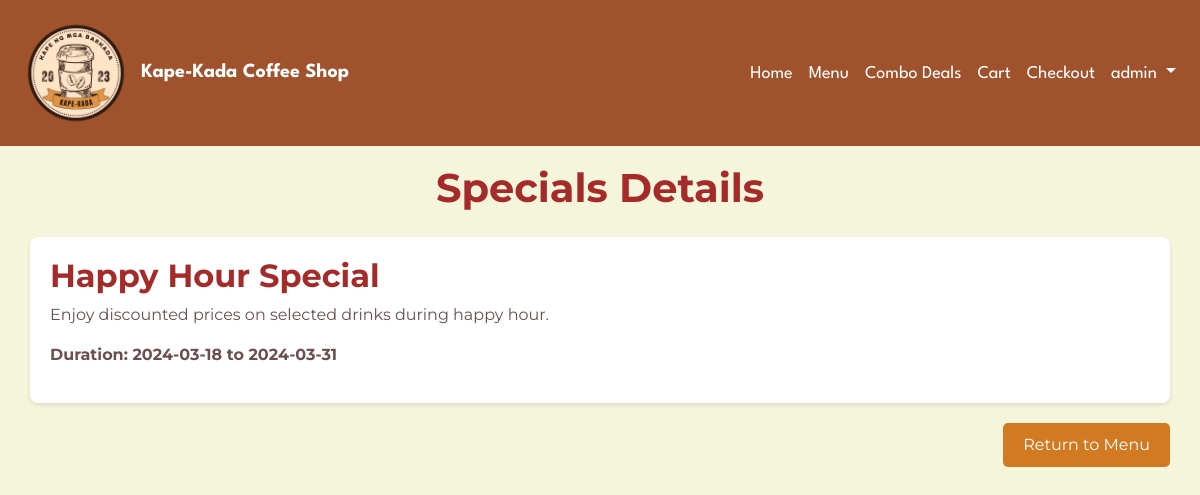
/specials_details.php?id=1 (signed in), run on the app's committed database.
### tables this page shows
CREATE TABLE `users` (
  `user_id` int(11) NOT NULL,
  `fullname` varchar(255) NOT NULL,
  `email` varchar(330) NOT NULL,
  `phoneNumber` varchar(255) NOT NULL,
  `birthday` date NOT NULL,
  `password` varchar(255) NOT NULL,
  `role` varchar(255) NOT NULL,
  `wallet` decimal(10,2) DEFAULT 0.00,
  `address` varchar(255) DEFAULT NULL,
  `picture` varchar(255) DEFAULT NULL,
  `login_attempts` int(11) DEFAULT NULL,
  `ban_time` int(11) DEFAULT NULL
);

CREATE TABLE `specials` (
  `specials_id` int(11) NOT NULL,
  `name` varchar(255) NOT NULL,
  `description` text NOT NULL,
  `price` decimal(8,2) NOT NULL,
  `start_date` date NOT NULL,
  `end_date` date NOT NULL
);

### specials_details.php (the view, shortened to what this page needs)
<?php
include 'db_connection.php';
include 'navbar.php';
if(isset($_GET['id'])) {
    $special_id = mysqli_real_escape_string($conn, $_GET['id']);
    $sql = "SELECT * FROM specials WHERE specials_id = '$special_id'";
    $result = mysqli_query($conn, $sql);
    if(mysqli_num_rows($result) > 0) {
        $special = mysqli_fetch_assoc($result);
?>
<!DOCTYPE html>
<html lang="en">
<head>
    <link rel="stylesheet" href="https://stackpath.bootstrapcdn.com/bootstrap/4.5.2/css/bootstrap.min.css">
    <link rel="stylesheet" href="https://use.fontawesome.com/releases/v5.15.1/css/all.css">
</head>
<body>
<div class="container promotion-details-section">
    <h1 class="text-center">Specials Details</h1>
    <div class="promotion-item">
        <h2 class="promotion-title"><?php echo $special['name']; ?></h2>
        <p class="promotion-description"><?php echo $special['description']; ?></p>
        <p class="promotion-duration">Duration: <?php echo $special['start_date']; ?> to <?php echo $special['end_date']; ?></p>
    </div>
    <div class="text-right">
        <a href="menu.php" class="btn btn-return-to-menu">Return to Menu</a>
    </div>
</div>
</body>
</html>
<?php
    } else {
        echo "Specials not found.";
    }
} else {
    echo "Invalid request. Specials ID not provided.";
}
?>

### navbar.php (shortened to what this page needs)
<?php
include 'db_connection.php';
$userData = null;
if (isset($_SESSION['email'])) {
    $userEmail = $_SESSION['email'];
    $userQuery = "SELECT fullname, picture FROM users WHERE email = ?";
    $stmt = $conn->prepare($userQuery);
    $stmt->bind_param("s", $userEmail);
    $stmt->execute();
    $result = $stmt->get_result();
    $userData = $result->fetch_assoc();
}
?>
<!DOCTYPE html>
<html lang="en">
<head>
    <link rel="stylesheet" href="https://stackpath.bootstrapcdn.com/bootstrap/4.5.2/css/bootstrap.min.css">
</head>
<body>
<nav class="navbar navbar-expand-lg fixed-top">
    <a class="navbar-brand" href="index.php">
        <img src="logo.png" alt="Kape-Kada Coffee Shop" style="width: 120px; height: auto;"> Kape-Kada Coffee Shop
    </a>
    <div class="collapse navbar-collapse" id="navbarNav">
        <ul class="navbar-nav ml-auto">
            <li class="nav-item active">
                <a class="nav-link" href="index.php">Home <span class="sr-only">(current)</span></a>
            </li>
            <li class="nav-item">
                <a class="nav-link" href="menu.php">Menu</a>
            </li>
            <li class="nav-item">
                <a class="nav-link" href="combos.php">Combo Deals</a>
            </li>
            <li class="nav-item">
                <a class="nav-link" href="cart.php">Cart</a>
            </li>
            <li class="nav-item">
                <a class="nav-link" href="checkout.php">Checkout</a>
            </li>
            <?php if ($userData): ?>
                <li class="nav-item dropdown">
                    <a class="nav-link dropdown-toggle" href="#" id="navbarDropdown" role="button" data-toggle="dropdown" aria-haspopup="true" aria-expanded="false">
                        <?php echo $userData['fullname']; ?>
                    </a>
                </li>
            <?php endif; ?>
        </ul>
    </div>
</nav>
</body>
</html>

### navbar.php (style rules this page uses)
body { padding-top: 46px; color: #FFFFFF; }
.navbar { background-color: #A0522D; transition: background-color 0.5s ease; }
.navbar-brand { color: #FFFFFF; font-family: 'League Spartan', sans-serif; font-weight: bold; transition: transform 0.5s ease, color 0.3s ease; }
.navbar-brand img { transition: transform 0.5s ease; }
.nav-link { color: #FFFFFF !important; transition: color 0.3s ease; }
.nav-link { font-family: 'League Spartan', sans-serif; color: #FFFFFF !important; transition: color 0.3s ease; font-size: 18px; }
.nav-link, .dropdown-item { font-family: 'League Spartan', sans-serif; font-size: 18px; color: solid black !important; transition: color 0.3s ease; }

### specials_details.php (style rules this page uses)
body { background-color: #F5F5DC; color: #6B4F4E; font-family: 'Montserrat', sans-serif; }
.navbar { font-family: 'Merriweather', serif; }
.promotion-details-section { padding: 40px 0; }
.promotion-item { background: #FFFFFF; padding: 20px; margin-bottom: 20px; border-radius: 8px; box-shadow: 0 2px 4px rgba(0,0,0,0.1); }
.promotion-title { color: #A52A2A; font-weight: 700; }
.promotion-description { font-size: 16px; }
.promotion-duration { font-weight: bold; }
h1 { margin-top: 78px; margin-bottom: 25px; color: #A52A2A; font-weight: 700; text-align: center; }
.btn-return-to-menu { background-color: #D17A22; color: #FFFFFF; border: none; padding: 10px 20px; border-radius: 5px; font-size: 16px; cursor: pointer; transition: background-color 0.3s; }

### data on the page
users: fullname "admin"
specials: name "Happy Hour Special", description "Enjoy discounted prices on selected drinks during happy hour.", start_date "2024-03-18", end_date "2024-03-31"
